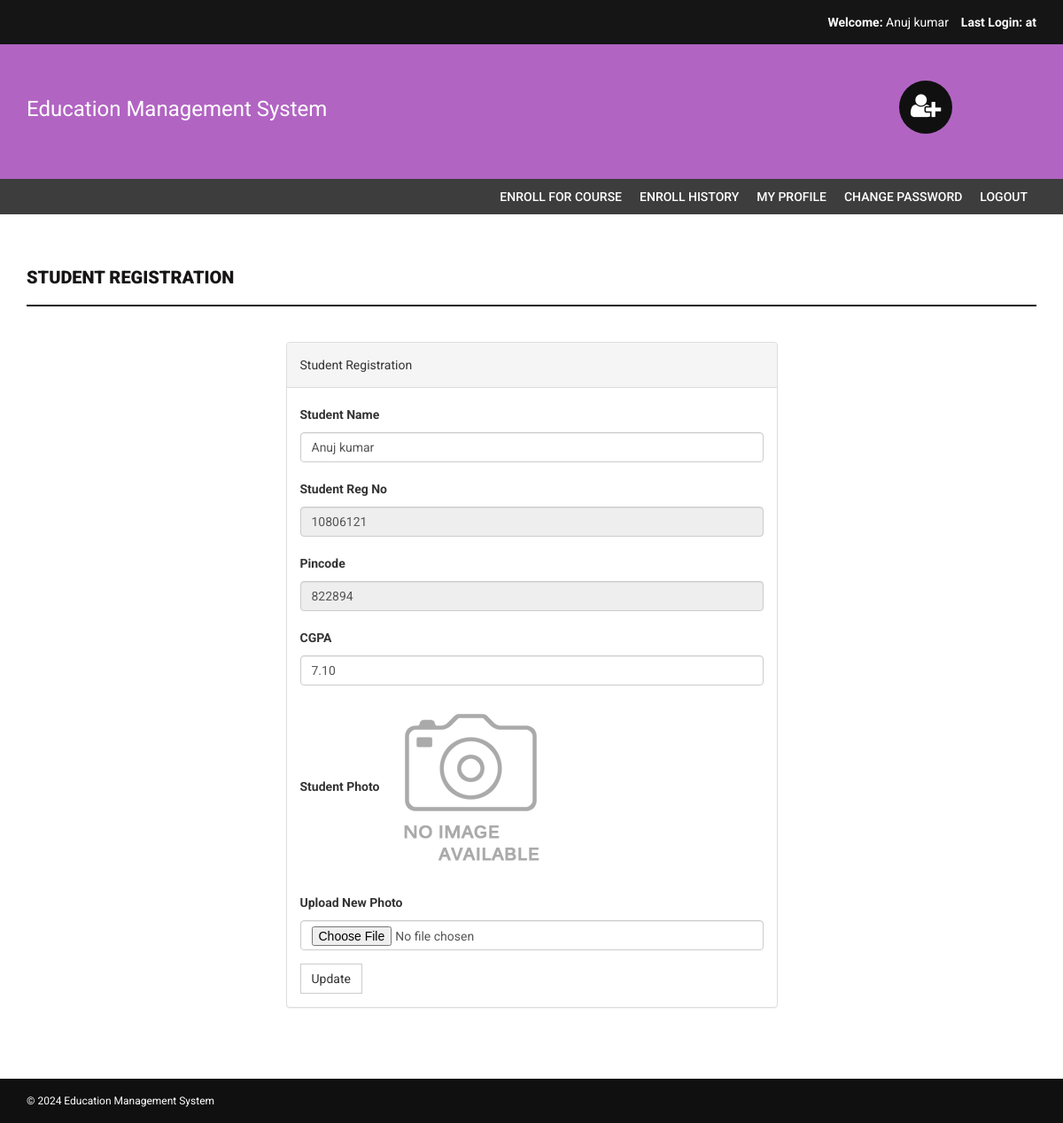
The app's page /onlinecourse/my-profile.php (signed in) with its own data.
### tables this page shows
CREATE TABLE `students` (
  `StudentRegno` varchar(255) NOT NULL,
  `studentPhoto` varchar(255) DEFAULT NULL,
  `password` varchar(255) DEFAULT NULL,
  `studentName` varchar(255) DEFAULT NULL,
  `pincode` varchar(255) DEFAULT NULL,
  `session` varchar(255) DEFAULT NULL,
  `department` varchar(255) DEFAULT NULL,
  `semester` varchar(255) DEFAULT NULL,
  `cgpa` decimal(10,2) DEFAULT NULL,
  `creationdate` timestamp NULL DEFAULT current_timestamp(),
  `updationDate` varchar(255) DEFAULT NULL
);

### onlinecourse/my-profile.php (the view, shortened to what this page needs)
<?php
if(strlen($_SESSION['login'])==0)
    {
header('location:index.php');
}
else{
?>
<!DOCTYPE html>
<html xmlns="http://www.w3.org/1999/xhtml">
<head>
    <link href="assets/css/bootstrap.css" rel="stylesheet" />
    <link href="assets/css/font-awesome.css" rel="stylesheet" />
    <link href="assets/css/style.css" rel="stylesheet" />
</head>
<body>
<?php include('includes/header.php');?>
<?php if($_SESSION['login']!="")
{
 include('includes/menubar.php');
}
 ?>
    <div class="content-wrapper">
        <div class="container">
              <div class="row">
                    <div class="col-md-12">
                        <h1 class="page-head-line">Student Registration  </h1>
                    </div>
                </div>
                <div class="row" >
                  <div class="col-md-3"></div>
                    <div class="col-md-6">
                        <div class="panel panel-default">
                        <div class="panel-heading">
                          Student Registration
                        </div>
<?php $sql=mysqli_query($con,"select * from students where StudentRegno='".$_SESSION['login']."'");
while($row=mysqli_fetch_array($sql))
{ ?>
                        <div class="panel-body">
                       <form name="dept" method="post" enctype="multipart/form-data">
   <div class="form-group">
    <label for="studentname">Student Name  </label>
    <input type="text" class="form-control" id="studentname" name="studentname" value="<?php echo htmlentities($row['studentName']);?>"  />
  </div>
 <div class="form-group">
    <label for="studentregno">Student Reg No   </label>
    <input type="text" class="form-control" id="studentregno" name="studentregno" value="<?php echo htmlentities($row['StudentRegno']);?>"  placeholder="Student Reg no" readonly />
  </div>
<div class="form-group">
    <label for="Pincode">Pincode  </label>
    <input type="text" class="form-control" id="Pincode" name="Pincode" readonly value="<?php echo htmlentities($row['pincode']);?>" required />
  </div>
<div class="form-group">
    <label for="CGPA">CGPA  </label>
    <input type="text" class="form-control" id="cgpa" name="cgpa"  value="<?php echo htmlentities($row['cgpa']);?>" required />
  </div>
<div class="form-group">
    <label for="Pincode">Student Photo  </label>
   <?php if($row['studentPhoto']==""){ ?>
   <img src="studentphoto/noimage.png" width="200" height="200"><?php } else {?>
   <img src="studentphoto/<?php echo htmlentities($row['studentPhoto']);?>" width="200" height="200">
   <?php } ?>
  </div>
<div class="form-group">
    <label for="Pincode">Upload New Photo  </label>
    <input type="file" class="form-control" id="photo" name="photo"  value="<?php echo htmlentities($row['studentPhoto']);?>" />
  </div>
  <?php } ?>
 <button type="submit" name="submit" id="submit" class="btn btn-default">Update</button>
</form>
                            </div>
                            </div>
                    </div>
                </div>
            </div>
        </div>
  <?php include('includes/footer.php');?>
</body>
</html>
<?php } ?>

### onlinecourse/assets/css/style.css (style rules this page uses)
body { font-family: 'Roboto', sans-serif; line-height: 30px; }
.content-wrapper { margin-top: 40px; min-height: 600px; padding-bottom: 60px; }
.page-head-line { font-weight: 900; padding-bottom: 20px; border-bottom: 2px solid #151414; text-transform: uppercase; color: #171515; font-size: 20px; margin-bottom: 40px; }
.btn { border-radius: 0px; -webkit-border-radius: 0px; -moz-border-radius: 0px; }

### records on screen
students: studentname "Anuj kumar", studentregno "10806121", Pincode "822894", cgpa "7.10"

### other values on screen
$_SESSION['sname'] "Anuj kumar"
